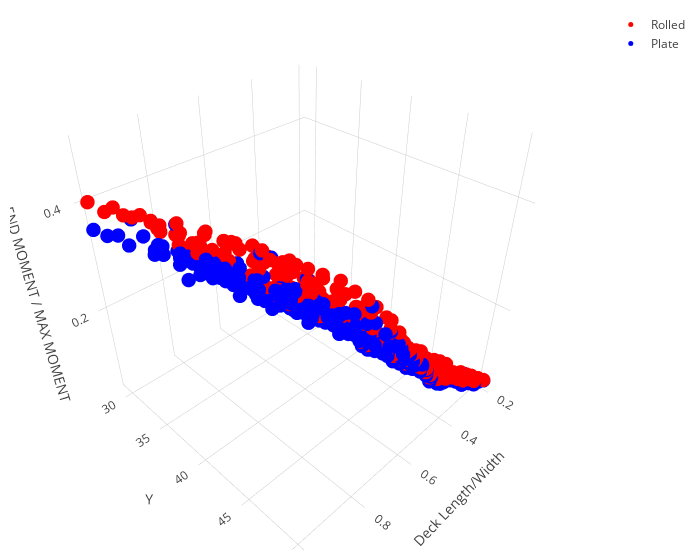

Source (notebook cell):
### Code cell
x1=list(df4[df4.PR=="R"]['RA'])
y1=list(df4[df4.PR=="R"]['Y'])
z1=list(df4[df4.PR=="R"]['PEM'])
text1 = list(df4[df4.PR=="R"]['Model'])
trace1 = go.Scatter3d(
    name="Rolled",
    x=x1,
    y=y1,
    z=z1,
    text = text1,
    mode='markers',
    hoverinfo='all',
    marker=dict(
        size=5,
        color = 'rgb(255,0,0)',
        opacity = 1.0
        #color=z,                # set color to an array/list of desired values
        #colorscale='Viridis',   # choose a colorscale
        #opacity=0.75
    )
)



x2=list(df4[df4.PR=="P"]['RA'])
y2=list(df4[df4.PR=="P"]['Y'])
z2=list(df4[df4.PR=="P"]['PEM'])
text2 = list(df4[df4.PR=="P"]['Model'])
trace2 = go.Scatter3d(
    name="Plate",
    x=x2,
    y=y2,
    z=z2,
    text = text2,
    mode='markers',
    hoverinfo='all',
    marker=dict(
        size=5,
        color = 'rgb(0,0,255)',
        opacity = 1.0
        #color=z,                # set color to an array/list of desired values
        #colorscale='Viridis',   # choose a colorscale
        #opacity=0.75
    )
)



data = [trace1,trace2]
layout = go.Layout(
                    scene = dict(
                    xaxis = dict(
                        title='Deck Length/Width'),
                    yaxis = dict(
                        title='Y'),
                    zaxis = dict(
                        title='END MOMENT / MAX MOMENT'),),
                    width=700,
                    margin=dict(
                    r=20, b=10,
                    l=10, t=10)
                  )
fig = go.Figure(data=data, layout=layout)
py.iplot(fig)

### Figure 1 — Plotly figure (JSON) as saved in the notebook; plotly's stock layout.template omitted (floating-point values rounded to 4 significant figures; data arrays with more than 128 entries replaced by an {"elided": "..."} marker saying what was removed)
{"data": [{"hoverinfo": "all", "marker": {"color": "rgb(255,0,0)", "opacity": 1, "size": 5}, "mode": "markers", "name": "Rolled", "text": {"elided": "294 str values"}, "type": "scatter3d", "uid": "1a7a02ed-663e-42db-95ff-e9087d42dcbf", "x": {"elided": "294 float values"}, "y": {"elided": "294 float values"}, "z": {"elided": "294 float values"}}, {"hoverinfo": "all", "marker": {"color": "rgb(0,0,255)", "opacity": 1, "size": 5}, "mode": "markers", "name": "Plate", "text": {"elided": "294 str values"}, "type": "scatter3d", "uid": "1d228f6b-49bf-48a8-aac8-902827b2e217", "x": {"elided": "294 float values"}, "y": {"elided": "294 float values"}, "z": {"elided": "294 float values"}}], "layout": {"margin": {"b": 10, "l": 10, "r": 20, "t": 10}, "scene": {"xaxis": {"title": {"text": "Deck Length/Width"}}, "yaxis": {"title": {"text": "Y"}}, "zaxis": {"title": {"text": "END MOMENT / MAX MOMENT"}}}, "width": 700}}
